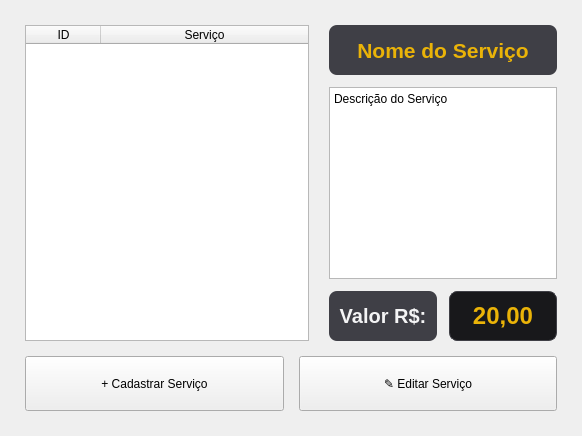
        <widget class="QWidget" name="page_3">
         <layout class="QVBoxLayout" name="verticalLayout_servicos_main">
          <property name="spacing">
           <number>15</number>
          </property>
          <property name="leftMargin">
           <number>25</number>
          </property>
          <property name="topMargin">
           <number>25</number>
          </property>
          <property name="rightMargin">
           <number>25</number>
          </property>
          <property name="bottomMargin">
           <number>25</number>
          </property>
          <item>
           <layout class="QHBoxLayout" name="horizontalLayout_servicos_split" stretch="5,4">
            <property name="spacing">
             <number>20</number>
            </property>
            <item>
             <widget class="QTableWidget" name="tableWidget_6">
              <property name="alternatingRowColors">
               <bool>true</bool>
              </property>
              <property name="selectionBehavior">
               <enum>QAbstractItemView::SelectRows</enum>
              </property>
              <attribute name="horizontalHeaderDefaultSectionSize">
               <number>75</number>
              </attribute>
              <attribute name="horizontalHeaderStretchLastSection">
               <bool>true</bool>
              </attribute>
              <column>
               <property name="text">
                <string>ID</string>
               </property>
              </column>
              <column>
               <property name="text">
                <string>Serviço</string>
               </property>
              </column>
             </widget>
            </item>
            <item>
             <layout class="QVBoxLayout" name="verticalLayout_servico_detalhes">
              <property name="spacing">
               <number>12</number>
              </property>
              <item>
               <widget class="QLabel" name="label_5">
                <property name="minimumSize">
                 <size>
                  <width>0</width>
                  <height>50</height>
                 </size>
                </property>
                <property name="styleSheet">
                 <string notr="true">background-color: #3F3F46;
color: #EAB308;
font-size: 16pt;
font-weight: bold;
border-radius: 8px;</string>
                </property>
                <property name="text">
                 <string>Nome do Serviço</string>
                </property>
                <property name="alignment">
                 <set>Qt::AlignCenter</set>
                </property>
               </widget>
              </item>
              <item>
               <widget class="QPlainTextEdit" name="plainTextEdit">
                <property name="readOnly">
                 <bool>true</bool>
                </property>
                <property name="plainText">
                 <string>Descrição do Serviço</string>
                </property>
               </widget>
              </item>
              <item>
               <layout class="QHBoxLayout" name="horizontalLayout_valor_serv">
                <item>
                 <widget class="QLabel" name="label_14">
                  <property name="minimumSize">
                   <size>
                    <width>0</width>
                    <height>50</height>
                   </size>
                  </property>
                  <property name="styleSheet">
                   <string notr="true">background-color: #3F3F46;
color: #F4F4F5;
font-size: 15pt;
font-weight: bold;
border-radius: 8px;</string>
                  </property>
                  <property name="text">
                   <string>Valor R$:</string>
                  </property>
                  <property name="alignment">
                   <set>Qt::AlignCenter</set>
                  </property>
                 </widget>
                </item>
                <item>
                 <widget class="QLabel" name="label_15">
                  <property name="minimumSize">
                   <size>
                    <width>0</width>
                    <height>50</height>
                   </size>
                  </property>
                  <property name="styleSheet">
                   <string notr="true">background-color: #18181B;
color: #EAB308;
font-size: 18pt;
font-weight: bold;
border: 1px solid #3F3F46;
border-radius: 8px;</string>
                  </property>
                  <property name="text">
                   <string>20,00</string>
                  </property>
                  <property name="alignment">
                   <set>Qt::AlignCenter</set>
                  </property>
                 </widget>
                </item>
               </layout>
              </item>
             </layout>
            </item>
           </layout>
          </item>
          <item>
           <layout class="QHBoxLayout" name="horizontalLayout_4">
            <property name="spacing">
             <number>15</number>
            </property>
            <item>
             <widget class="QPushButton" name="pushButton_12">
              <property name="minimumSize">
               <size>
                <width>0</width>
                <height>55</height>
               </size>
              </property>
              <property name="cursor">
               <cursorShape>PointingHandCursor</cursorShape>
              </property>
              <property name="text">
               <string>+ Cadastrar Serviço</string>
              </property>
             </widget>
            </item>
            <item>
             <widget class="QPushButton" name="pushButton_20">
              <property name="minimumSize">
               <size>
                <width>0</width>
                <height>55</height>
               </size>
              </property>
              <property name="cursor">
               <cursorShape>PointingHandCursor</cursorShape>
              </property>
              <property name="text">
               <string>✎ Editar Serviço</string>
              </property>
             </widget>
            </item>
           </layout>
          </item>
         </layout>
        </widget>
